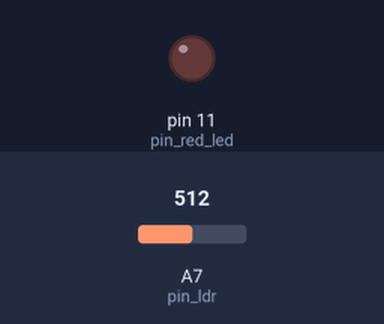
This sketch was run on a simulated Arduino Nano, built with avr-gcc and run on an emulated ATmega328P. Parts: output pins drawn as LEDs (lit = HIGH). The inputs (shaded band) are chosen by the test bench; at power-on: A7 (pin_ldr) = 512.

Above: at 1.2 s.
1.3 s: A7 (pin_ldr) set to 489
At 1.7 s:
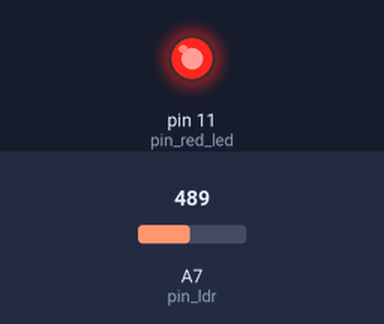
2.8 s: A7 (pin_ldr) set to 510
At 4.0 s:
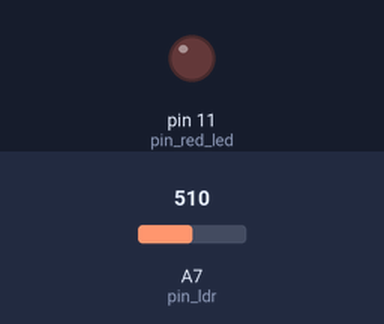
4.3 s: A7 (pin_ldr) set to 490
At 5.3 s:
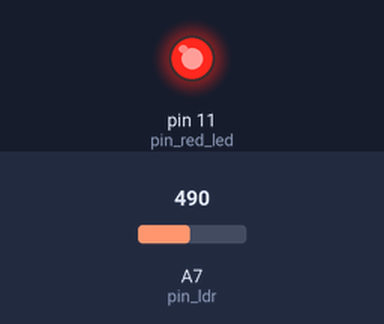
Timing chart, 0 to 7.3 s (numbered marks = the images above; inputs shaded):
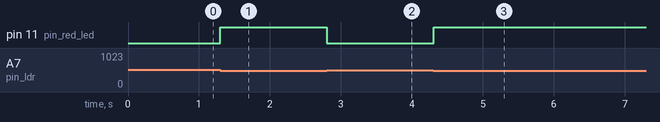

Measured:
- the behaviour switches between 500 and 499 on A7 (pin_ldr) (found by bisection; images 0 and 1)
- after the input at 1.3 s, pin 11 (pin_red_led): LOW → HIGH at once
- after the input at 2.8 s, pin 11 (pin_red_led): HIGH → LOW at once
- after the input at 4.3 s, pin 11 (pin_red_led): LOW → HIGH at once

The sketch:

unit-016-light-sensor-and-led.ino
```cpp
const char pin_ldr     = A7;  // light sensor
const char pin_red_led = 11;  // red LED


int light_value = 0;          // variable to store the LDR reading
int threshold   = 500;        // limit value to decide dark/bright
void setup() {
  pinMode(pin_red_led, OUTPUT);  // LED is an output
  // pin_ldr is an input for analogRead(), no pinMode() needed here
}
void loop() {
  // 1) Read the light level from the LDR
  light_value = analogRead(pin_ldr);  // value between 0 and 1023


  // 2) Decide based on the threshold
  if (light_value < threshold) {
    // It is dark → turn LED ON
    digitalWrite(pin_red_led, HIGH);
  } else {
    // It is bright → turn LED OFF
    digitalWrite(pin_red_led, LOW);
  }


  delay(100); // small pause before next reading
}
```
